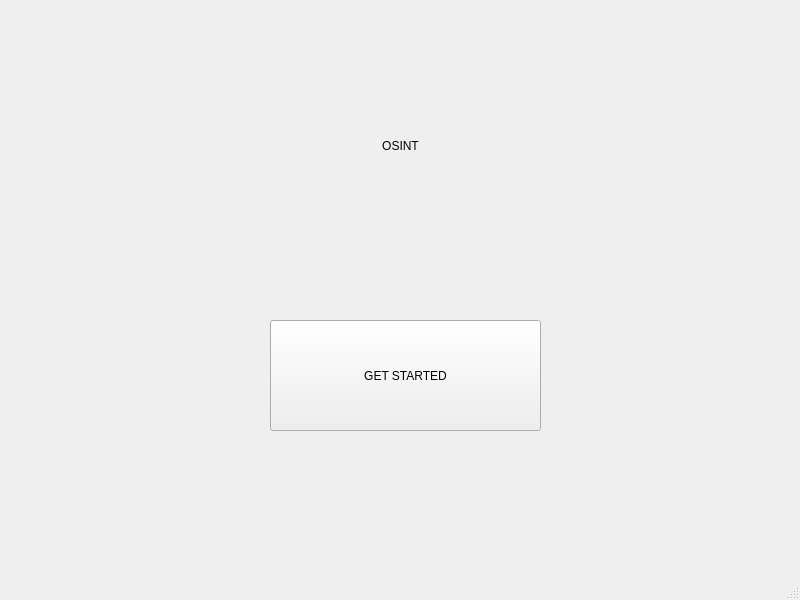
<?xml version="1.0" encoding="UTF-8"?>
<ui version="4.0">
 <class>MainWindow</class>
 <widget class="QMainWindow" name="MainWindow">
  <property name="geometry">
   <rect>
    <x>0</x>
    <y>0</y>
    <width>800</width>
    <height>600</height>
   </rect>
  </property>
  <property name="windowTitle">
   <string>MainWindow</string>
  </property>
  <widget class="QWidget" name="centralwidget">
   <widget class="QPushButton" name="pushButton">
    <property name="geometry">
     <rect>
      <x>270</x>
      <y>320</y>
      <width>271</width>
      <height>111</height>
     </rect>
    </property>
    <property name="text">
     <string>GET STARTED</string>
    </property>
   </widget>
   <widget class="QLabel" name="label">
    <property name="geometry">
     <rect>
      <x>280</x>
      <y>100</y>
      <width>241</width>
      <height>91</height>
     </rect>
    </property>
    <property name="text">
     <string>OSINT</string>
    </property>
    <property name="alignment">
     <set>Qt::AlignCenter</set>
    </property>
   </widget>
  </widget>
  <widget class="QMenuBar" name="menubar">
   <property name="geometry">
    <rect>
     <x>0</x>
     <y>0</y>
     <width>800</width>
     <height>24</height>
    </rect>
   </property>
  </widget>
  <widget class="QStatusBar" name="statusbar"/>
 </widget>
 <resources/>
 <connections/>
</ui>
